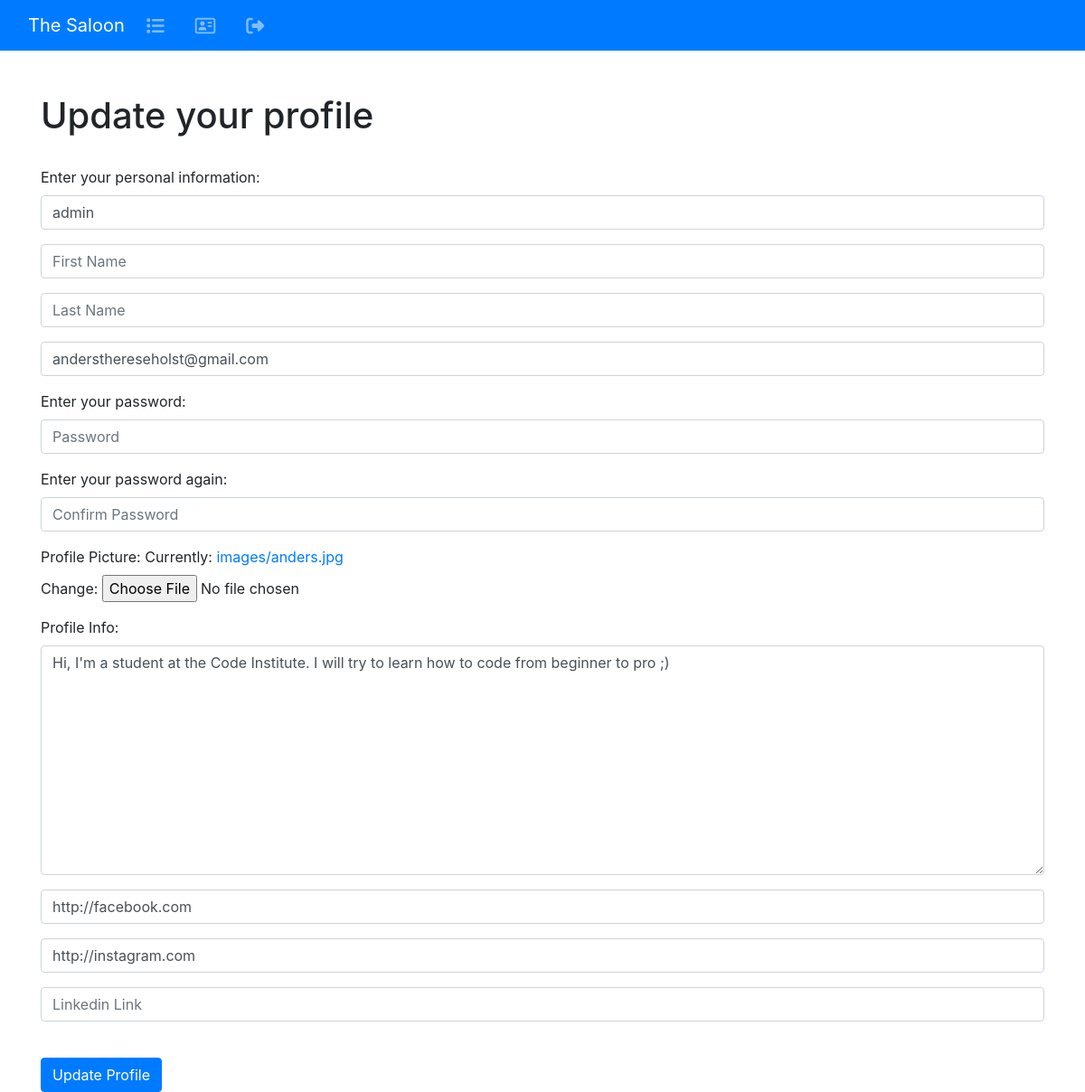
The app's page /update_user/ (signed in), older data.
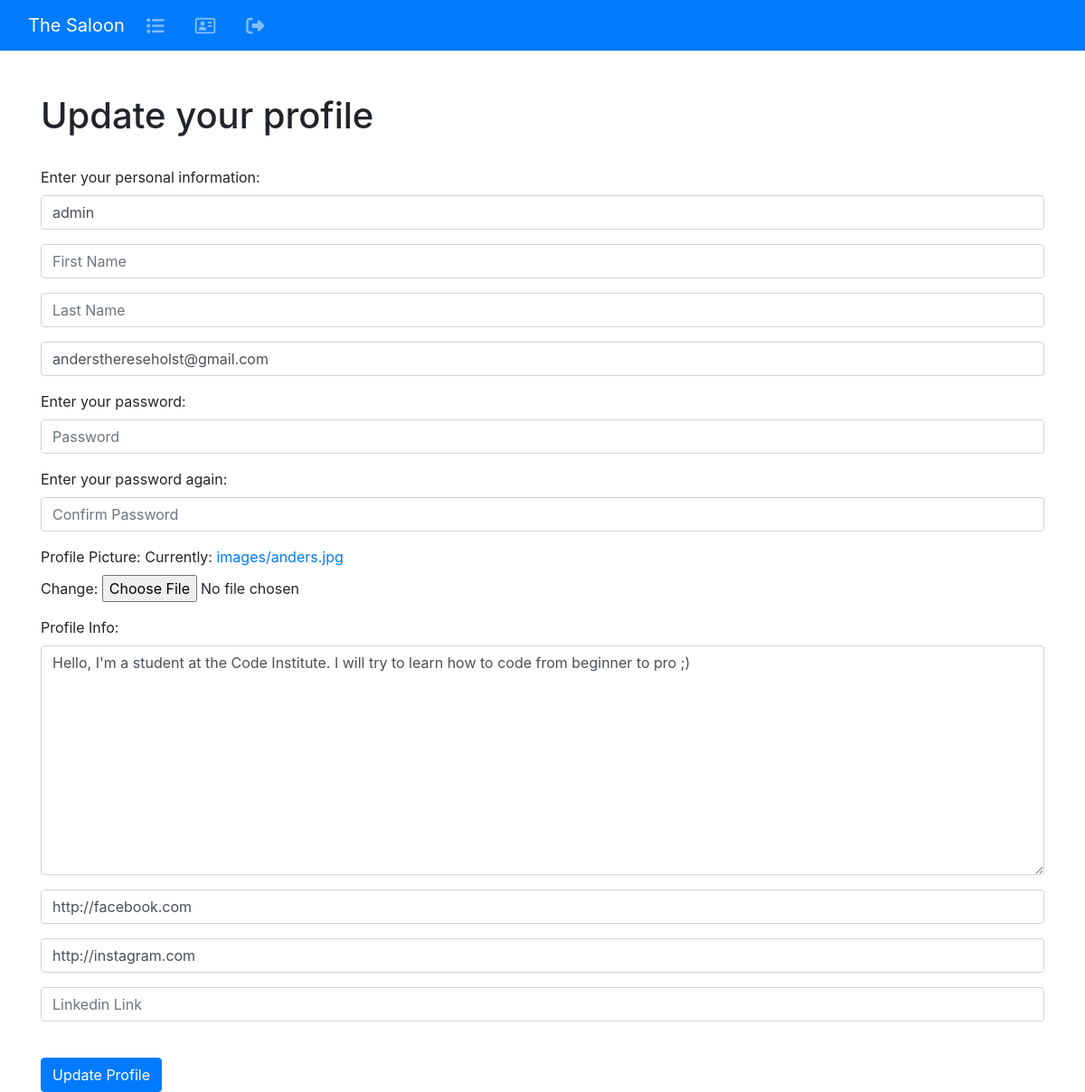
The same page, newer data.
### the_saloon/models.py (models this page shows, shortened)
class Profile(models.Model):
        user = models.OneToOneField(User, on_delete=models.CASCADE)
        follows = models.ManyToManyField("self",
            related_name="followed_by",
            symmetrical=False,
            blank=True)
        date_modified = models.DateTimeField(User, auto_now=True)
        profile_image = models.ImageField(null=True, blank=True, upload_to="images/")
        profile_bio = models.CharField(null=True, blank=True, max_length=500)
        facebook_link = models.CharField(null=True, blank=True, max_length=100)
        instagram_link = models.CharField(null=True, blank=True, max_length=100)
        linedin_link = models.CharField(null=True, blank=True, max_length=100)

### the_saloon/views.py (the view)
# urls.py: path('update_user/', views.update_user, name='update_user'),
def update_user(request):
    if request.user.is_authenticated:
        current_user = User.objects.get(id=request.user.id)
        profile_user = Profile.objects.get(user__id=request.user.id)
        user_form = SignUpForm(request.POST or None, request.FILES or None, instance=current_user)
        profile_form = ProfilePicForm(request.POST or None, request.FILES or None, instance=profile_user)
        if user_form.is_valid() and profile_form.is_valid():
            user_form.save()
            profile_form.save()
            login(request, current_user)
            messages.success(request, ("Your information is now updated!"))
            return redirect('home')
        return render(request, "update_user.html", {'user_form':user_form, 'profile_form':profile_form})
    else:
        messages.success(request, ("You must be logged in!"))
        return redirect('home')

### the_saloon/forms.py
class ProfilePicForm(forms.ModelForm):
    profile_image = forms.ImageField(label="Profile Picture")
    profile_bio =  forms.CharField(label="Profile Info", widget=forms.Textarea(attrs={'class':'form-control', 'placeholder':'Profile Info'}))
    facebook_link = forms.CharField(label="", widget=forms.TextInput(attrs={'class':'form-control', 'placeholder':'Facebook Link'}))
    instagram_link = forms.CharField(label="", widget=forms.TextInput(attrs={'class':'form-control', 'placeholder':'Instagram Link'}))
    linkedin_link = forms.CharField(label="", widget=forms.TextInput(attrs={'class':'form-control', 'placeholder':'Linkedin Link'}))
    class Meta:
        model = Profile
        fields = ('profile_image', 'profile_bio', 'facebook_link', 'instagram_link', 'linkedin_link',)

### the_saloon/templates/update_user.html (shortened to what this page needs)
{% extends 'base.html' %}
{% block content %}
<h1>Update your profile</h1>
<br/>
<form method="POST" action="" enctype="multipart/form-data">
    {{ user_form.as_p }}
    {{ profile_form.as_p}}
    <br/>
    <button type="submit" class="btn btn-primary">Update Profile</button>
</form>
</div>
{% endblock %}

Row changes from the older to the newer data that the page shows:
changed Profile "http://facebook.com": profile_bio "Hi, I'm a student at the Code Institute. I will try to learn how to code from beginner to pro ;)" → "Hello, I'm a student at the Code Institute. I will try to learn how to code from beginner to pro ;)"
